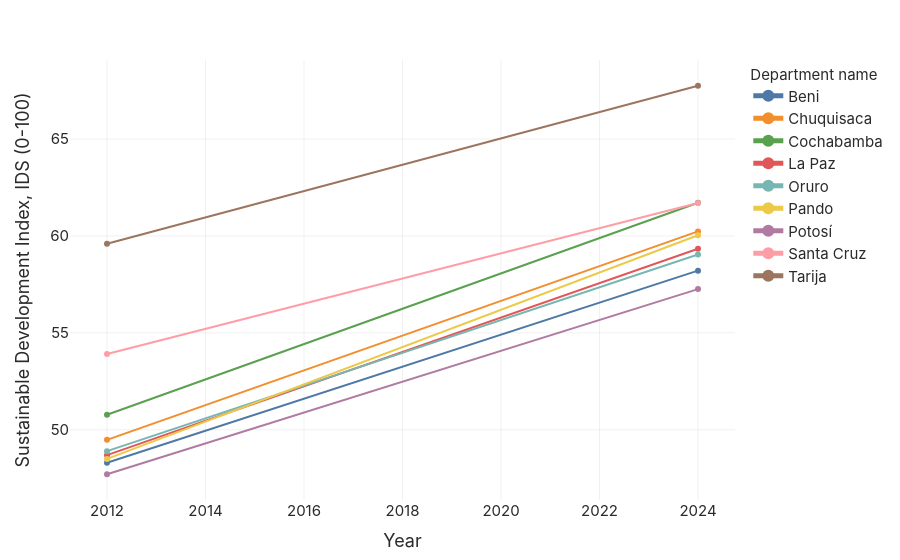

The notebook cell this image was saved under:
### Code cell
ex.explore_trend_plot_by_group(df, group_var="department", var="index_sdg").fig

### Figure 1 — Plotly figure (JSON) as saved in the notebook; plotly's stock layout.template omitted (floating-point values rounded to 4 significant figures)
{"data": [{"hovertemplate": "Department name=%{fullData.name}<br>Year=%{x}<br>mean=%{y:.4g}<extra></extra>", "line": {"color": "#4E79A7"}, "mode": "lines+markers", "name": "Beni", "type": "scatter", "x": [2012, 2024], "y": [48.3, 58.21]}, {"hovertemplate": "Department name=%{fullData.name}<br>Year=%{x}<br>mean=%{y:.4g}<extra></extra>", "line": {"color": "#F28E2B"}, "mode": "lines+markers", "name": "Chuquisaca", "type": "scatter", "x": [2012, 2024], "y": [49.48, 60.23]}, {"hovertemplate": "Department name=%{fullData.name}<br>Year=%{x}<br>mean=%{y:.4g}<extra></extra>", "line": {"color": "#59A14F"}, "mode": "lines+markers", "name": "Cochabamba", "type": "scatter", "x": [2012, 2024], "y": [50.78, 61.71]}, {"hovertemplate": "Department name=%{fullData.name}<br>Year=%{x}<br>mean=%{y:.4g}<extra></extra>", "line": {"color": "#E15759"}, "mode": "lines+markers", "name": "La Paz", "type": "scatter", "x": [2012, 2024], "y": [48.7, 59.34]}, {"hovertemplate": "Department name=%{fullData.name}<br>Year=%{x}<br>mean=%{y:.4g}<extra></extra>", "line": {"color": "#76B7B2"}, "mode": "lines+markers", "name": "Oruro", "type": "scatter", "x": [2012, 2024], "y": [48.9, 59.04]}, {"hovertemplate": "Department name=%{fullData.name}<br>Year=%{x}<br>mean=%{y:.4g}<extra></extra>", "line": {"color": "#EDC948"}, "mode": "lines+markers", "name": "Pando", "type": "scatter", "x": [2012, 2024], "y": [48.5, 60.03]}, {"hovertemplate": "Department name=%{fullData.name}<br>Year=%{x}<br>mean=%{y:.4g}<extra></extra>", "line": {"color": "#B07AA1"}, "mode": "lines+markers", "name": "Potosí", "type": "scatter", "x": [2012, 2024], "y": [47.71, 57.26]}, {"hovertemplate": "Department name=%{fullData.name}<br>Year=%{x}<br>mean=%{y:.4g}<extra></extra>", "line": {"color": "#FF9DA7"}, "mode": "lines+markers", "name": "Santa Cruz", "type": "scatter", "x": [2012, 2024], "y": [53.91, 61.7]}, {"hovertemplate": "Department name=%{fullData.name}<br>Year=%{x}<br>mean=%{y:.4g}<extra></extra>", "line": {"color": "#9C755F"}, "mode": "lines+markers", "name": "Tarija", "type": "scatter", "x": [2012, 2024], "y": [59.6, 67.75]}], "layout": {"hovermode": "x unified", "legend": {"title": {"text": "Department name"}}, "xaxis": {"title": {"text": "Year"}}, "yaxis": {"title": {"text": "Sustainable Development Index, IDS (0-100)"}}}}
